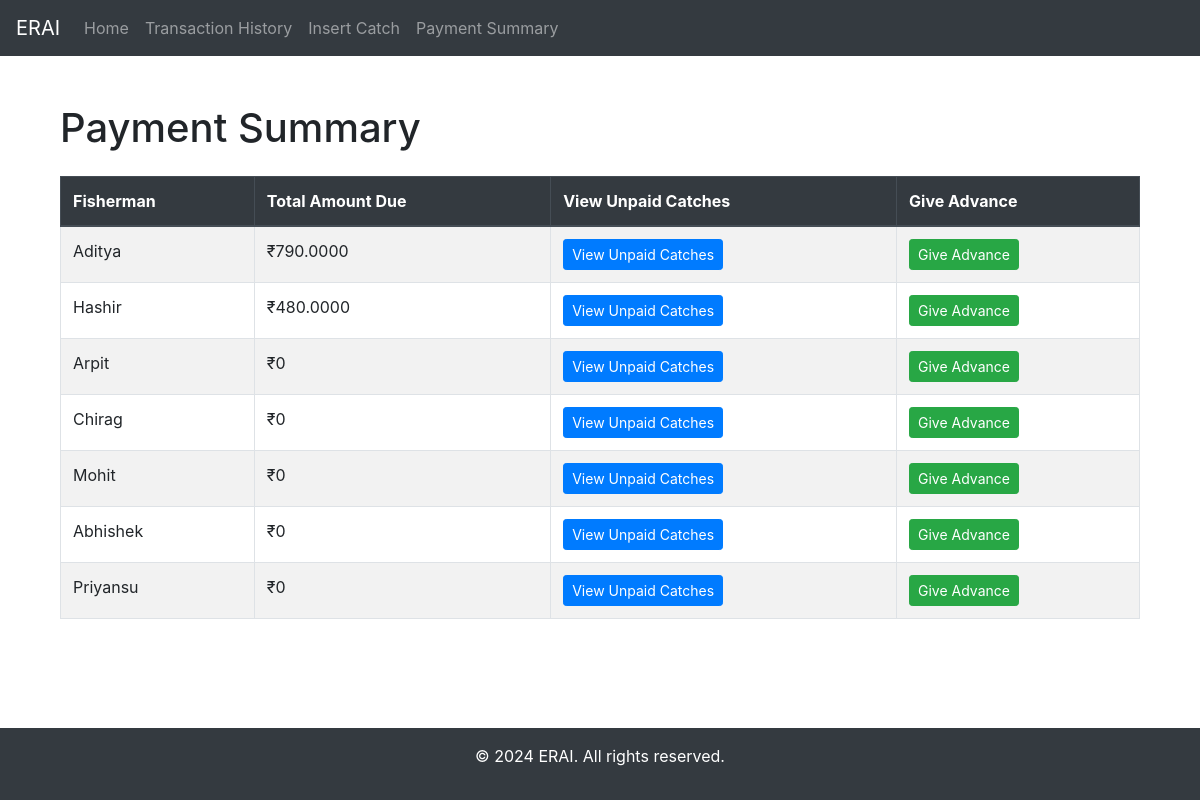
Before: /payment_summary/ with the older database file.
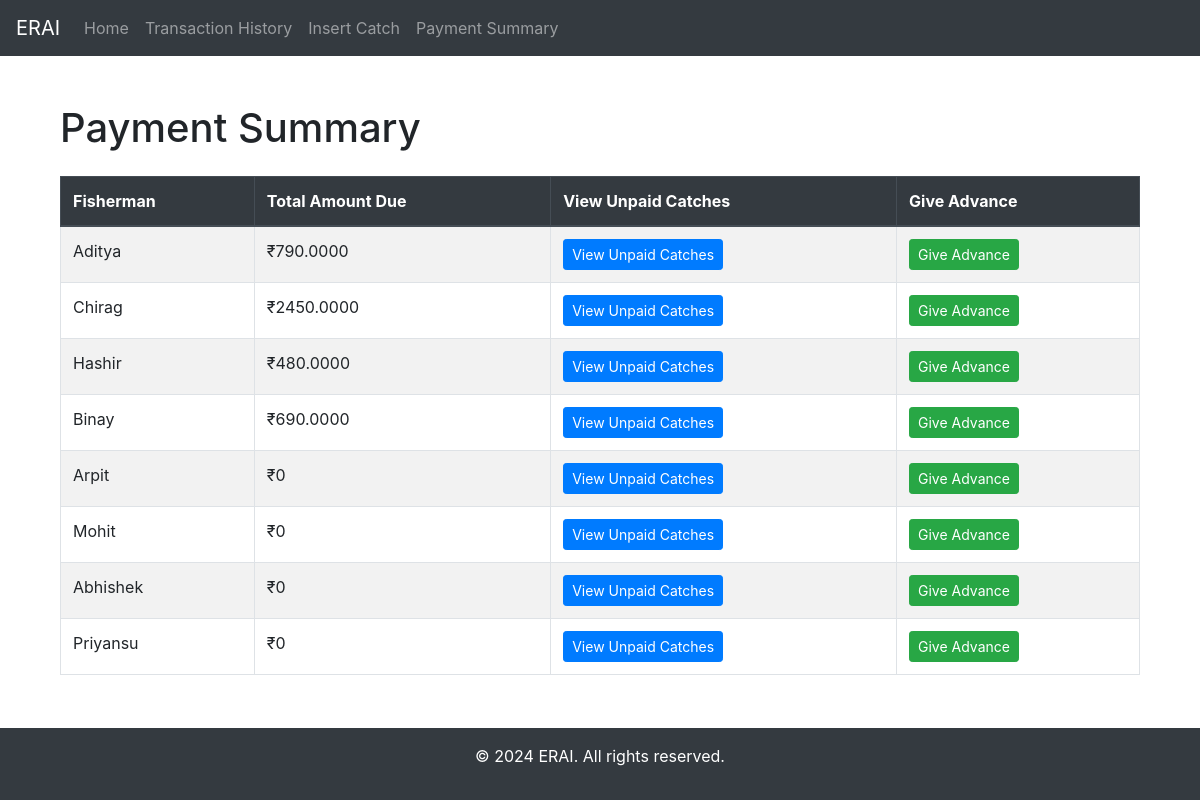
After: the same page with the newer database file.
### myApp/models.py (models this page shows, shortened)
class Fisherman(models.Model):
    name = models.CharField(max_length=255)
    phone_number = models.CharField(max_length=20)
    def calculate_total_due(self):
        return sum(catch.weight * catch.fish.price for catch in self.catch_set.filter(is_paid=False))
    @staticmethod
    def get_payment_summary():
        fishermen = Fisherman.objects.all()
        payment_summary = []
        for fisherman in fishermen:
            total_due = fisherman.calculate_total_due()
            payment_summary.append({
                'fisherman_id': fisherman.id,
                'name': fisherman.name,
                'total_due': total_due,
                'is_paid': total_due == 0
            })
        payment_summary.sort(key=lambda x: x['is_paid'])
        return payment_summary

### myApp/views.py (the view)
# urls.py: path("payment_summary/",payment_summary_view,name="payment_summary"),
def payment_summary_view(request):
    payment_summary = Fisherman.get_payment_summary()
    return render(request, 'payment_summary.html', {'payment_summary': payment_summary})

### myApp/templates/payment_summary.html (shortened to what this page needs)
{% extends 'base.html' %}
{% block content %}
<div class="container mt-4">
    <h1 class="mb-4">Payment Summary</h1>
    <table class="table table-striped table-bordered">
        <thead class="thead-dark">
            <tr>
                <th>Fisherman</th>
                <th>Total Amount Due</th>
                <th>View Unpaid Catches</th>
                <th>Give Advance</th>
            </tr>
        </thead>
        <tbody>
            {% for entry in payment_summary %}
                <tr>
                    <td>{{ entry.name }}</td>
                    <td>₹{{ entry.total_due }}</td>
                    <td>
                            <a href="{% url 'unpaid_catches' entry.fisherman_id %}" class="btn btn-primary btn-sm">View Unpaid Catches</a>
                    </td>
                    <td>
                        <a href="{% url 'give_advance' entry.fisherman_id %}" class="btn btn-success btn-sm">Give Advance</a>
                    </td>
                </tr>
            {% endfor %}
        </tbody>
    </table>
</div>
{% endblock %}

Changed rows visible on the page:
added Fisherman: name "Binay"
Other visible differences:
new list line: "Chirag"
new list line: "₹ 2450.0000 View Unpaid Catches Give Advance"
new list line: "₹ 690.0000 View Unpaid Catches Give Advance"
list line gone: "Chirag"
list line gone: "₹ 0 View Unpaid Catches Give Advance"
